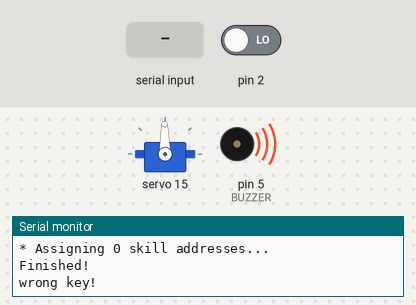
Bench run of a sketch on a simulated Arduino Uno, built with avr-gcc and run on an emulated ATmega328P. Shown: servo, buzzer (waves = sounding), the last lines printed to the serial monitor. The test bench sets the inputs (shaded band); at power-on: pin 2 LOW. The sensor or clock chip raises its interrupt line as the real part does.

Above: at 19.3 s.
19.4 s: "i90~" received over Serial
At 20.3 s:
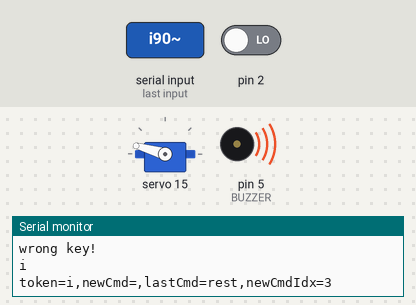
20.9 s: byte 108 ('l') received over Serial
At 22.1 s:
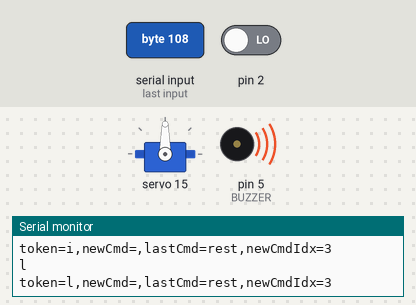
22.4 s: byte 99 ('c') received over Serial
Timing chart, 0 to 26.2 s (numbered marks = the images above; inputs shaded):
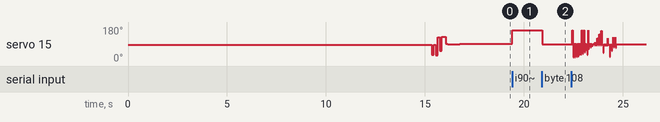

Measured:
- after the input at 19.4 s, servo 15: 91° → 164° at once
- after the input at 20.9 s, servo 15: 164° → 90° at once

The sketch:

SerialCmd.ino
```cpp
#define MAIN_SKETCH   //条件编译预备
#include "OpenCat.h"

#include <I2Cdev.h>
#include <MPU6050_6Axis_MotionApps20.h>

#define PACKET_SIZE 42           //MPU FIFO缓存大小
#define OVERFLOW_THRESHOLD 128

//#if OVERFLOW_THRESHOLD>1024-1024%PACKET_SIZE-1   // when using (1024-1024%PACKET_SIZE) as the overflow resetThreshold, the packet buffer may be broken
// and the reading will be unpredictable. it should be replaced with previous reading to avoid jumping
#define FIX_OVERFLOW
//#endif
#define HISTORY 2
int8_t lag = 0;
//yaw,pitch,roll.这3个角度分别是绕Y,X,Z这3个轴的倾角
float ypr[3];
//重力向量
float yprLag[HISTORY][2];

MPU6050 mpu;
#define OUTPUT_READABLE_YAWPITCHROLL
// MPU control/status vars
bool dmpReady = false;  //如果DMP（数字运动处理器）初始化成功则为true
uint8_t mpuIntStatus;   //holds actual interrupt status byte from MPU
uint8_t devStatus;      //在操作每个设备后返回状态值(0 = success, !0 = error)
uint16_t packetSize;    //预计DMP（数字运动处理器）包大小(默认42字节)
uint16_t fifoCount;     //查看当前FIFO缓存数据大小（字节）
uint8_t fifoBuffer[PACKET_SIZE]; // FIFO缓存

// orientation/motion vars
Quaternion q;           // [w, x, y, z]         quaternion container
VectorFloat gravity;    // [x, y, z]            gravity vector

// ================================================================
// ===               INTERRUPT DETECTION ROUTINE                ===
// ================================================================

volatile bool mpuInterrupt = false;     // indicates whether MPU interrupt pin has gone high
void dmpDataReady() {//DMP数字运动处理器
  mpuInterrupt = true;
}

// https://brainy-bits.com/blogs/tutorials/ir-remote-arduino
#include <IRremote.h>
/*-----( 声明对象 )-----*/
IRrecv irrecv(IR_RECIEVER);     //创建'irrecv'对象
decode_results results;        //创建'decode_results'对象


char token;
#define CMD_LEN 10
char *lastCmd = new char[CMD_LEN];
char *newCmd = new char[CMD_LEN];
byte newCmdIdx = 0;
byte hold = 0;
int8_t offsetLR = 0;
bool checkGyro = true;
int8_t countDown = 0;

uint8_t timer = 0;

byte firstMotionJoint;
byte jointIdx = 0;


unsigned long usedTime = 0;


void setup() {
  pinMode(BUZZER, OUTPUT);
#if I2CDEV_IMPLEMENTATION == I2CDEV_ARDUINO_WIRE
  Wire.begin();//初始化wire库,并且加入到I2C网络
  //Wire.setClock(400000);
  TWBR = 24; // 400kHz I2C clock (200kHz if CPU is 8MHz)
#elif I2CDEV_IMPLEMENTATION == I2CDEV_BUILTIN_FASTWIRE
  Fastwire::setup(400, true);
#endif

  Serial.begin(57600);
  Serial.setTimeout(10);
  while (!Serial);//while (Serial) Arduino会在串口通讯准备好的时候返回真

  while (Serial.available() && Serial.read()); // 清空串口缓存
  delay(100);
  PTLF("\n* Start *");
  PTLF("Initialize I2C");
  PTLF("Connect MPU6050");
  mpu.initialize();
  //do
  {
    delay(500);
    PTLF("Test connection");//连接确认
    PTL(mpu.testConnection() ? F("MPU successful") : F("MPU failed"));//sometimes it shows "failed" but is ok to bypass.
  } //while (!mpu.testConnection());

  do {//加载并配置DMP
    PTLF("Initialize DMP");
    devStatus = mpu.dmpInitialize();//初始化MPU6050并获得初始化结果
    delay(500);
    // supply your own gyro offsets here, scaled for min sensitivity
    for (byte i = 0; i < 4; i++) {
      PT(EEPROMReadInt(MPUCALIB + 4 + i * 2));
      PT(" ");
    }
    PTL();
    mpu.setZAccelOffset(EEPROMReadInt(MPUCALIB + 4));//校正mpu6050，详见https://blog.csdn.net/wulala789/article/details/99618189?web=web
    mpu.setXGyroOffset(EEPROMReadInt(MPUCALIB + 6));
    mpu.setYGyroOffset(EEPROMReadInt(MPUCALIB + 8));
    mpu.setZGyroOffset(EEPROMReadInt(MPUCALIB + 10));

    //确认mpu6050是否正常工作，如果正常工作，则devStatus的值为0，否则打印错误代号
    if (devStatus == 0) {
      PTLF("Enable DMP");// 既然已经准备好了，那就打开DMP
      mpu.setDMPEnabled(true);

      // enable Arduino interrupt detection
      PTLF("Enable interrupt");
      attachInterrupt(INTERRUPT, dmpDataReady, RISING);
      mpuIntStatus = mpu.getIntStatus();

      PTLF("DMP ready!");//设置DMP的准备状态，这样loop()函数知道是否能用
      dmpReady = true;

      // get expected DMP packet size for later comparison
      //获得预期的DMP数据包大小，以便以后进行比较
      packetSize = mpu.dmpGetFIFOPacketSize();
    } else {
      //ERROR!
      //1 = initial memory load failed
      //2 = DMP配置更新失败
      //(如果设备无法工作,通常错误代码为1)
      PTLF("DMP failed (code ");
      PT(devStatus);
      PTLF(")");
      PTL();
    }
  } while (devStatus);
  //打开音乐
  playMelody(MELODY);

    irrecv.enableIRIn(); // Start the receiver;开启红外接收头

  assignSkillAddressToOnboardEeprom();//在芯片内部E2prom里面分配技能地址
  PTL();
  // 开启PCA9685，并初始化舵机
  { pwm.begin();
    pwm.setPWMFreq(60 * PWM_FACTOR); // Analog servos run at ~60 Hz updates
    delay(200);

    strcpy(lastCmd, "rest");//将先前命令设置为复位
    motion.loadBySkillName("rest");
    for (int8_t i = DOF - 1; i >= 0; i--) {
      pulsePerDegree[i] = float(PWM_RANGE) / servoAngleRange(i);
      servoCalibs[i] = servoCalib(i);
      calibratedDuty0[i] =  SERVOMIN + PWM_RANGE / 2 + float(middleShift(i) + servoCalibs[i]) * pulsePerDegree[i]  * rotationDirection(i) ;
      calibratedPWM(i, motion.dutyAngles[i]);
      delay(100);
    }
    randomSeed(analogRead(0));//use the fluctuation of voltage caused by servos as entropy pool
    shutServos();
    token = 'd';
  }
  beep(30);

  pinMode(BATT, INPUT);
  pinMode(VCC, OUTPUT);
  pinMode(TRIGGER, OUTPUT); // Sets the trigPin as an Output
  pinMode(ECHO, INPUT); // Sets the echoPin as an Input
  digitalWrite(VCC, HIGH);
  int t = 0;
  int minDist, maxDist;
  meow();
  delay(500);
  //meow();
}

void loop() {
    newCmd[0] = '\0';
    newCmdIdx = 0;


    if ( Serial.available() > 0) {
      token = Serial.read();
      newCmdIdx = 3;
    }
    if (newCmdIdx) {
      PTL(token);
      beep(newCmdIdx * 4);
      // this block handles argumentless tokens
      switch (token) {
        case 'h': {   PTLF("* Help Info *");  break;}
        case 'd': {
            motion.loadBySkillName("rest");
            transform( motion.dutyAngles);
            PTLF("shut down servos");
            shutServos();
            break;
          }
        case 's': {   PTLF("save calibration");     saveCalib(servoCalibs);  break;}
        case 'a': {//加载校准数据（从eeprom加载到内存）
            PTLF("abort calibration");
            for (byte i = 0; i < DOF; i++) {
              servoCalibs[i] = servoCalib(i);
            }
            break;
          }

        // this block handles array like arguments
        case 'i': //indexed joint motions: joint0, angle0, joint1, angle1, ...
        case 'l': //list of all 16 joint: angle0, angle2,... angle15
          //case 'o': //for melody
          {
            String inBuffer = Serial.readStringUntil('~');
            int8_t numArg = inBuffer.length();
            char* list = inBuffer.c_str();
            if (token == 'i') {
              for (int i = 0; i < numArg; i += 2) {
                calibratedPWM(list[i], list[i + 1]);
              }
            }
            else if (token == 'l') {
              allCalibratedPWM(list);
            }
            break;
          }
        case 'j': { //show the list of current joint anles
            printList((int8_t*)currentAng);
            break;
          }
        case 'c': //校准
        case 'm': //move joint to angle
        case 'u': //meow (repeat, increament)
        case 'b': //beep(tone, duration): tone 0 is pause, duration range is 0~255
          {
            int8_t target[2] = {};
            String inBuffer = Serial.readStringUntil('\n');
            byte inLen = 0;
            strcpy(newCmd, inBuffer.c_str());
            char *pch;
            pch = strtok (newCmd, " ,");
            for (byte c = 0; pch != NULL; c++)
            {
              target[c] = atoi(pch);
              pch = strtok (NULL, " ,");
              inLen++;
            }
            if (token == 'c') {
              //PTLF("calibrating [ targetIdx, angle ]: ");
              if (strcmp(lastCmd, "c")) { //first time entering the calibration function
                motion.loadBySkillName("calib");
                transform( motion.dutyAngles);
              }
              if (inLen == 2)
                servoCalibs[target[0]] = target[1];
              PTL();
              for (byte i = 0; i < DOF; i++) {
                PT(i);
                PT(",\t");
              }
              PTL();
              printList(servoCalibs);
              yield();
            }
            else if (token == 'm') {
              //SPF("moving [ targetIdx, angle ]: ");
              motion.dutyAngles[target[0]] = currentAng[target[0]] = target[1];
            }
            else if (token == 'u') {
              meow(target[0], 0, 50, 200, 1 + target[1]);
            }
            else if (token == 'b') {
              beep(target[0], (byte)target[1]);
            }
            PT(token);
            printList(target, 2);
            if (token == 'c' || token == 'm') {
              int duty = SERVOMIN + PWM_RANGE / 2 + float(middleShift(target[0])  + servoCalibs[target[0]] + motion.dutyAngles[target[0]]) * pulsePerDegree[target[0]] * rotationDirection(target[0]);
              pwm.setPWM(pin(target[0]), 0,  duty);
            }
            break;
          }
        default: if (Serial.available() > 0) {
            String inBuffer = Serial.readStringUntil('\n');
            strcpy(newCmd, inBuffer.c_str());
          }
      }


      Serial.print("token=");
      Serial.print(token);
      Serial.print(",newCmd=");
      Serial.print(newCmd);
      Serial.print(",lastCmd=");
      Serial.print(lastCmd);
      Serial.print(",newCmdIdx=");
      Serial.println(newCmdIdx);
      delay(5);


    }


}
```

Source omitted: Instinct.h (data table, 21610 bytes), OpenCat.h (22778 bytes)
